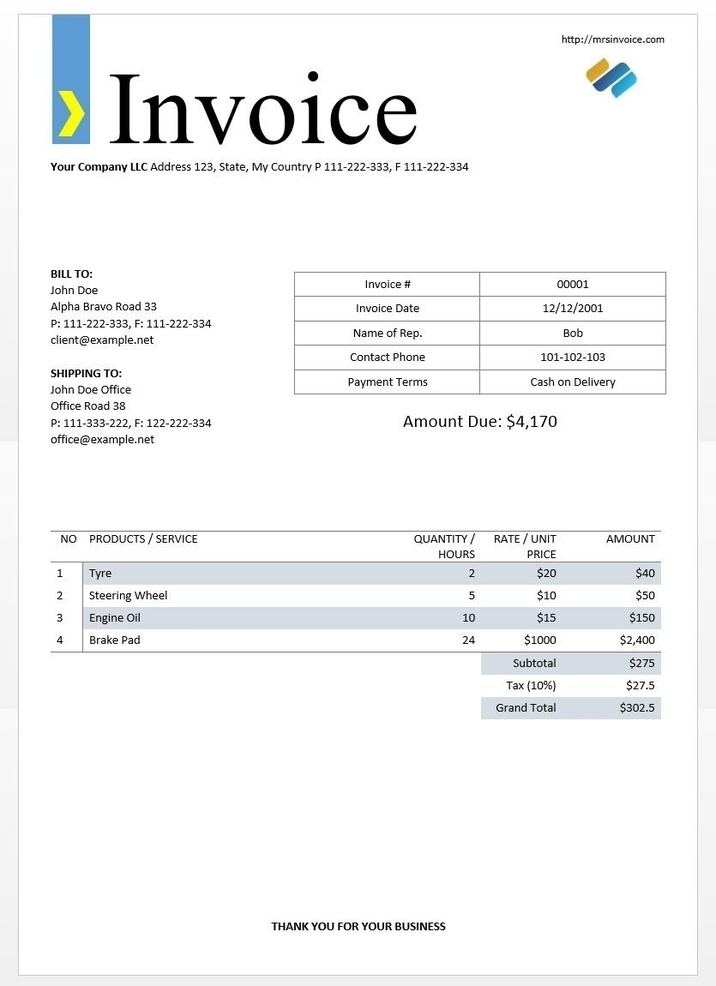
#> input picture images/invoice.jpg, 716 x 986 px, shrunk from 835 x 1150 before the run
$ python -i Preprocessing_Image.py   (imports and definitions only)
#> lines starting #> are read from the running program, lines starting #| are printed output that depends on the picture; after the words box and inside, x2 and y2 are one past the last pixel; in counts of white or black regions, pixels touching at a corner belong together
import cv2
import pytesseract
import re
from pytesseract import Output


def getSkewAngle(cvImage) -> float:
    # Prep image, copy, convert to gray scale, blur, and threshold
    newImage = cvImage.copy()
    gray = cv2.cvtColor(newImage, cv2.COLOR_BGR2GRAY)
    blur = cv2.GaussianBlur(gray, (9, 9), 0)
    thresh = cv2.threshold(blur, 0, 255, cv2.THRESH_BINARY_INV + cv2.THRESH_OTSU)[1]

    # Apply dilate to merge text into meaningful lines/paragraphs.
    # Use larger kernel on X axis to merge characters into single line, cancelling out any spaces.
    # But use smaller kernel on Y axis to separate between different blocks of text
    kernel = cv2.getStructuringElement(cv2.MORPH_RECT, (30, 5))
    dilate = cv2.dilate(thresh, kernel, iterations=2)

    # Find all contours
    contours, hierarchy = cv2.findContours(dilate, cv2.RETR_LIST, cv2.CHAIN_APPROX_SIMPLE)
    contours = sorted(contours, key=cv2.contourArea, reverse=True)
    for c in contours:
        rect = cv2.boundingRect(c)
        x, y, w, h = rect
        cv2.rectangle(newImage, (x, y), (x + w, y + h), (0, 255, 0), 2)

    # Find largest contour and surround in min area box
    largestContour = contours[0]
    print(len(contours))
    minAreaRect = cv2.minAreaRect(largestContour)
    cv2.imwrite("temp/boxes.jpg", newImage)
    # Determine the angle. Convert it to the value that was originally used to obtain skewed image
    angle = minAreaRect[-1]
    if angle < -45:
        angle = 90 + angle
    return -1.0 * angle


def rotateImage(cvImage, angle: float):
    newImage = cvImage.copy()
    (h, w) = newImage.shape[:2]
    center = (w // 2, h // 2)
    M = cv2.getRotationMatrix2D(center, angle, 1.0)
    newImage = cv2.warpAffine(newImage, M, (w, h), flags=cv2.INTER_CUBIC, borderMode=cv2.BORDER_REPLICATE)
    return newImage


class PreprocessingImage:
    def __init__(self):
        """
        #self.window = window
        """

    # Menja crne piksele u bele i obrnuto
    def invert(self, image):
        inverted_image = cv2.bitwise_not(image)
        return inverted_image

    # Binarizacija
    def grayscale(self, image):
        return cv2.cvtColor(image, cv2.COLOR_BGR2GRAY)
    # !!!!!!!!!!!!!!!!! komandu ispod uraditi posle poziva grayscale
    # thresh, im_bw = cv2.threshold(gray_image, 210, 230, cv2.THRESH_BINARY)

    # Stanjivanje fonta ( šalje mu se slika bez šumova )
    def thin_font(self, image):
        import numpy as np
        image = cv2.bitwise_not(image)
        kernel = np.ones((2, 2), np.uint8)
        image = cv2.erode(image, kernel, iterations=1)
        image = cv2.bitwise_not(image)
        return image

    # Podebljanje fontova ( šalje mu se slika bez šumova )
    def thick_font(self, image):
        import numpy as np
        image = cv2.bitwise_not(image)
        kernel = np.ones((2, 2), np.uint8)
        image = cv2.dilate(image, kernel, iterations=1)
        image = cv2.bitwise_not(image)
        return image

    def deskew(self, cvImage):
        angle = getSkewAngle(cvImage)
        return rotateImage(cvImage, -1.0 * angle)

    # Uklanjanje okvira slike ako postoje
    def remove_borders(self, image):
        contours, heiarchy = cv2.findContours(image, cv2.RETR_EXTERNAL, cv2.CHAIN_APPROX_SIMPLE)
        cntsSorted = sorted(contours, key=lambda x: cv2.contourArea(x))
        cnt = cntsSorted[-1]
        x, y, w, h = cv2.boundingRect(cnt)
        crop = image[y:y + h, x:x + w]
        return (crop)

    # Nađi ukupan iznos na obrascu fakture
    def find_total(self, image):
        pytesseract.pytesseract.tesseract_cmd = r'C:\Program Files\Tesseract-OCR\tesseract.exe'
        d = pytesseract.image_to_data(image, output_type=Output.DICT)
        n_boxes = len(d['text'])
        for i in range(n_boxes):
            if re.match('Total', d['text'][i]):
                (x, y, w, h) = (d['left'][i + 1], d['top'][i + 1], d['width'][i + 1], d['height'][i + 1])
                image = cv2.rectangle(image, (x, y), (x + w, y + h), (0, 255, 0), 2)
                return d['text'][i + 1]

>>> import cv2
>>> picture = cv2.imread('images/invoice.jpg')
#> picture is the input picture: shape (986, 716, 3); mean B, G, R 245.9, 245.5, 244.7
>>> result = PreprocessingImage().deskew(picture)
#> in getSkewAngle, `blur = cv2.GaussianBlur(gray, (9, 9), 0)`:
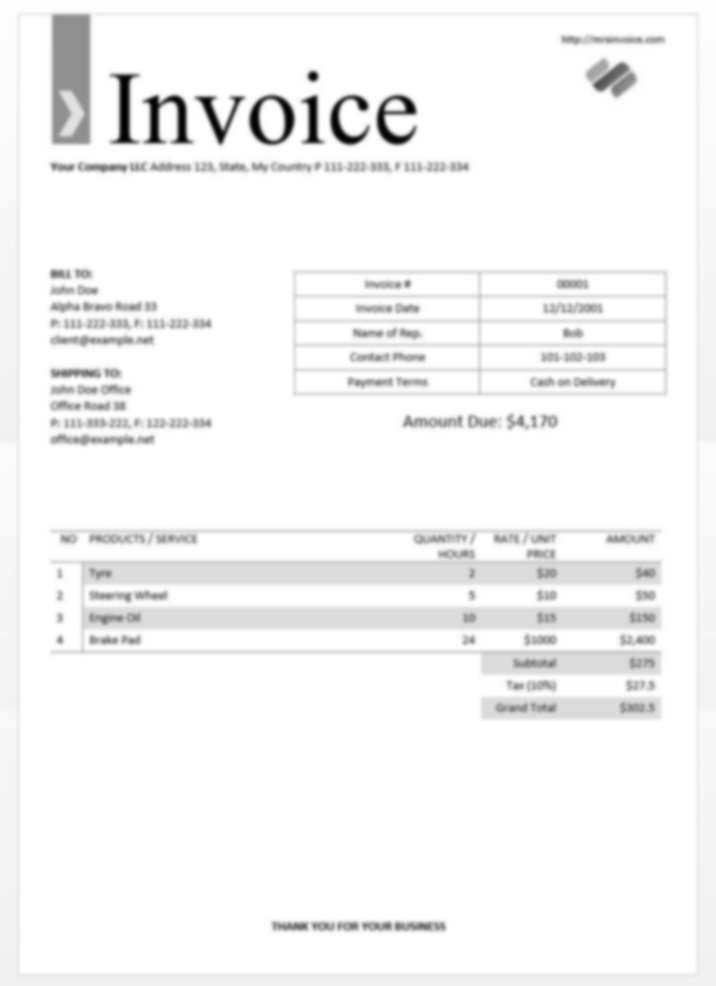
#> blur: shape (986, 716); min 1, max 255, mean 245.3
#> in getSkewAngle, `thresh = cv2.threshold(blur, 0, 255, cv2.THRESH_BINARY_INV + cv2.THRES..`:
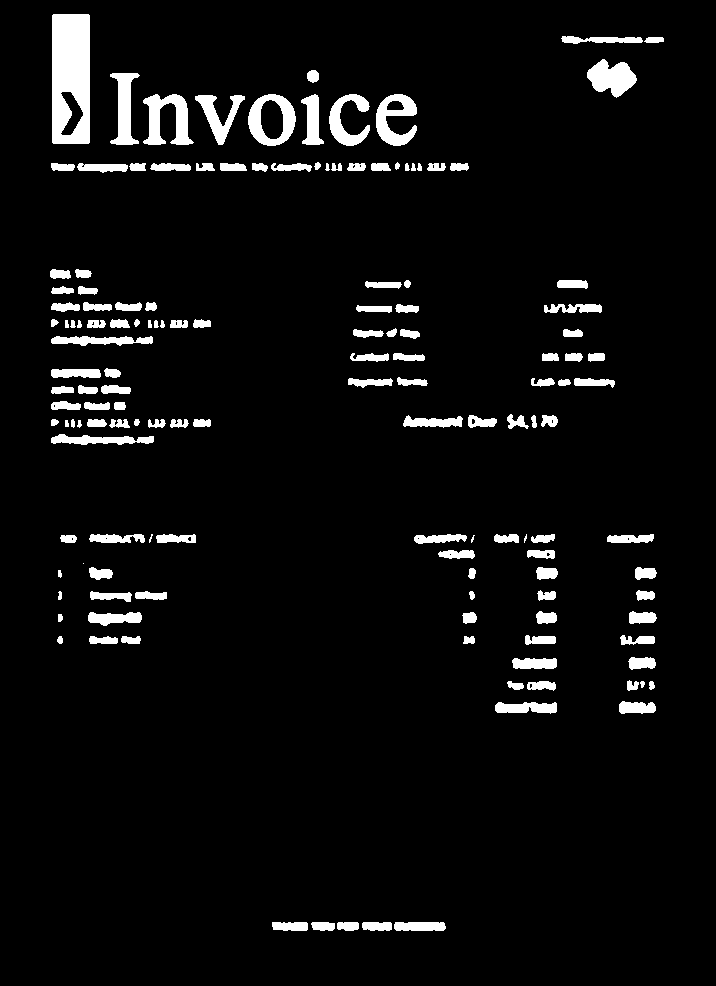
#> thresh: shape (986, 716); 5.1% white; 145 white regions (4 under 20 px), largest, box (x1, y1, x2, y2) and area: (52, 14, 90, 144) 4475, (143, 94, 194, 145) 1393, (248, 94, 296, 146) 1248
#> in getSkewAngle, `dilate = cv2.dilate(thresh, kernel, iterations=2)`:
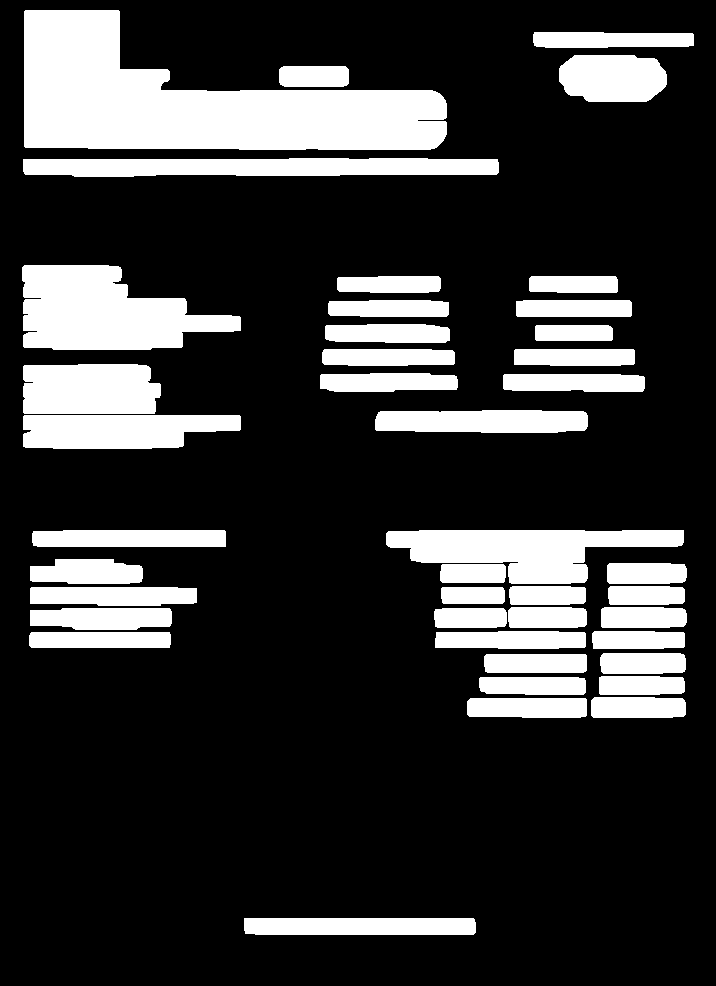
#> dilate: shape (986, 716); 21.7% white; 42 white regions
#> in getSkewAngle, `contours, hierarchy = cv2.findContours(dilate, cv2.RETR_LIST, cv2.CHAI..`: contours = 42 contours; largest, box (x1, y1, x2, y2) and area: (24, 10, 447, 150) 32943, (22, 265, 241, 350) 12155, (386, 530, 684, 584) 9026, (23, 158, 499, 177) 7484, (23, 364, 161, 414) 6328
#> the loop in getSkewAngle, `for c in contours:` made 42 passes
#> (x, y, w, h) on passes 1 to 12: (24, 10, 423, 140), (22, 265, 219, 85), (386, 530, 298, 54), (23, 158, 476, 19), (23, 364, 138, 50), (23, 415, 218, 34), (375, 410, 213, 23), (559, 55, 108, 47), (244, 918, 232, 17), (32, 530, 194, 17), (30, 587, 167, 19), (30, 608, 142, 22)
#> after the loop in getSkewAngle, `for c in contours:`:
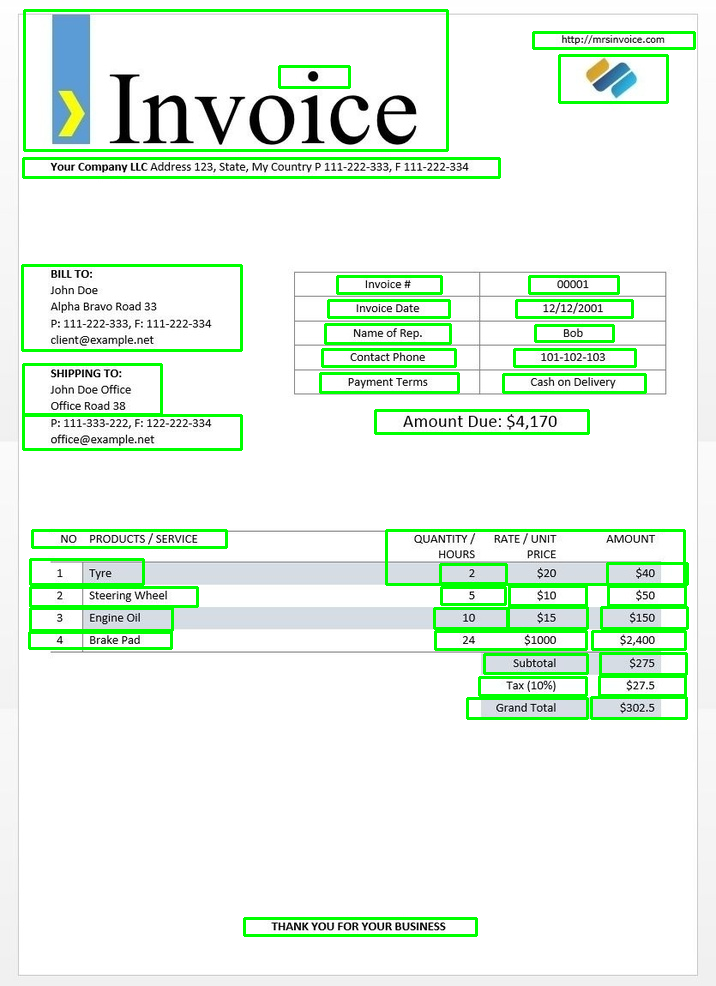
#> newImage: shape (986, 716, 3); 5.73% of pixels changed, all inside (x1, y1, x2, y2) = (21, 9, 696, 937)
#> in getSkewAngle, `largestContour = contours[0]`: largestContour = contour of 63 points, box (x1, y1, x2, y2) (24, 10, 447, 150), area 32943
#| 42
#> in getSkewAngle, `minAreaRect = cv2.minAreaRect(largestContour)`: minAreaRect = ((235, 79.87), (138.2, 422.8), -89.62)
#> in getSkewAngle, `angle = minAreaRect[-1]`: angle = -89.62
#> in getSkewAngle, `angle = 90 + angle`: angle = 0.379
#> in deskew, `angle = getSkewAngle(cvImage)`: angle = -0.379
#> in rotateImage, `M = cv2.getRotationMatrix2D(center, angle, 1.0)`: M = [[1, 0.00662, -3.26], [-0.00662, 1, 2.38]]
#> in rotateImage, `newImage = cv2.warpAffine(newImage, M, (w, h), flags=cv2.INTER_CUBIC, ..`:
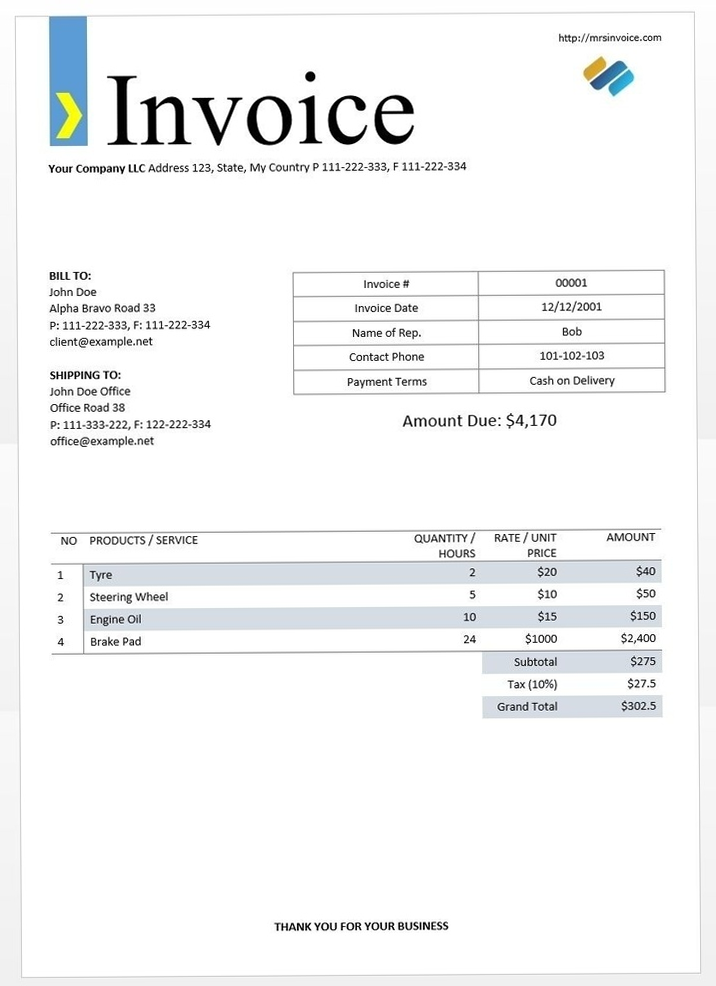
#> newImage: shape (986, 716, 3); mean B, G, R 245.8, 245.4, 244.6
